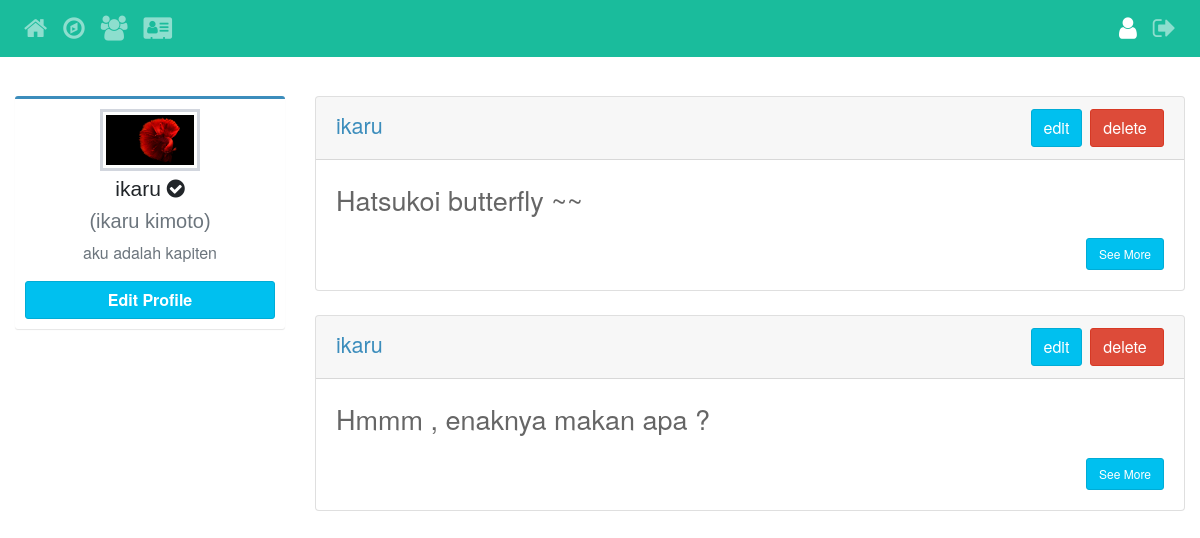
Page /user.php?username=ikaru (signed in) on the committed database.
### tables this page shows
CREATE TABLE `user` (
  `id` int(11) NOT NULL,
  `username` varchar(30) NOT NULL,
  `password` varchar(30) NOT NULL,
  `email` varchar(30) NOT NULL,
  `picture` text DEFAULT NULL,
  `bio` text DEFAULT NULL,
  `fname` varchar(30) NOT NULL,
  `lname` varchar(30) NOT NULL,
  `role` enum('admin','user') NOT NULL
);

CREATE TABLE `status` (
  `s_id` int(11) NOT NULL,
  `user_id` int(11) NOT NULL,
  `status_time` timestamp NOT NULL DEFAULT current_timestamp() ON UPDATE current_timestamp(),
  `status_content` text NOT NULL
);

### user.php (the view, shortened to what this page needs)
<?php
include("config.php");
?>
<html>
<head>
    <link rel="stylesheet" href="css/style.css">
    <link rel="stylesheet" href="css/bootstrap.css" />
    <link rel="stylesheet" href="https://cdnjs.cloudflare.com/ajax/libs/font-awesome/4.7.0/css/font-awesome.min.css">
    <link rel="stylesheet" href="css/AdminLTE.min.css">
</head>
<body>
<header>
    <nav class="navbar navbar-expand-md navbar-dark " style="background: #1abc9c;">
        <div class="collapse navbar-collapse row" style="font-size: 25px;">
            <div class="col-10">
                <ul class="navbar-nav">
                    <li class="nav-item"><a href="index.php" data-toggle="tooltip" title="Home" class="nav-link"><i class="fa fa-home" aria-hidden="true"></i>
                        </a></li>
                    <li class="nav-item"><a href="explore.php"  data-toggle="tooltip" title="Explore" class="nav-link"><i class="fa fa-compass" aria-hidden="true"></i>
                        </a></li>
                    <?php
                    if ($_SESSION['username'] == $_GET[username]){
                        ?>
                        <li class="nav-item"><a href="friend.php"  data-toggle="tooltip" title="Friends" class="nav-link"><i class="fa fa-users" aria-hidden="true"></i>
                            </a></li>
                        <?php
                    }else{
                        ?>
                        <li class="nav-item active"><a href="friend.php"  data-toggle="tooltip" title="Friends" class="nav-link"><i class="fa fa-users" aria-hidden="true"></i>
                            </a></li>
                        <?php
                    }
                    ?>
                    <?php
                    if ($_SESSION['role']=="admin"){
                        ?>
                        <li class="nav-item"><a href="admin.php"  data-toggle="tooltip" title="Admin"  class="nav-link"><i class="fa fa-address-card" aria-hidden="true"></i>
                            </a></li>
                        <?php
                    }
                    ?>
                </ul>
            </div>
            <div class="col-2">
                <ul class="navbar-nav float-right">
                    <?php
                     if ($_SESSION['username'] == $_GET[username]){
                         ?>
                    <li class="nav-item active"><a  href="user.php?username=<?php echo $_SESSION['username']; ?>" data-toggle="tooltip" title="My Account"  class="nav-link"><i class="fa fa-user" aria-hidden="true"></i>
                        </a></li>
                    <?php
                     }else{
                         ?>
                         <li class="nav-item"><a  href="user.php?username=<?php echo $_SESSION['username']; ?>" data-toggle="tooltip" title="My Account"  class="nav-link"><i class="fa fa-user" aria-hidden="true"></i>
                             </a></li>
                    <?php
                     }
                    ?>
                    <li class="nav-item"> <a href="logout.php" data-toggle="tooltip" title="Logout" class="nav-link"><i class="fa fa-sign-out" aria-hidden="true"></i>
                        </a> </li>
                </ul>
            </div>
        </div>
    </nav>
</header>
<br/>
<div class="content">
    <div class="row">
        <div class="col-3">
            <?php
                        $username = $_GET[username];
                        $sqluser = "SELECT * FROM user Where username = '$username'";
                        $resultuser = mysqli_query($db,$sqluser);
                        $showuser = mysqli_fetch_array($resultuser);
                        ?>
            <div class="box box-primary">
                <div class="box-body box-profile">
                    <?php
                    if ($showuser['picture']!=null){
                        ?>
                        <center>
                    <img class="profile-user-img img-responsive img-circle" src="img/<?php echo $showuser['picture']?>" alt="User profile picture">
                    </center>
                    <?php
                    }
                    ?>
                    <h2 class="profile-username text-center">
                        <?php
                            echo $_GET[username];
                            if ($showuser['role']==admin){
                                echo '<i class="fa fa-check-circle " data-toggle="tooltip" title="Admin" aria-hidden="true"> </i>';
                            }
                        ?>
                    </h2>
                  <?php
                        if ($_SESSION['username'] == $_GET[username]){
                            echo  '<h5 class="text-muted text-center">('.$showuser['fname'].' '.$showuser['lname'].')</h5>';
                            echo  '<p class="text-muted text-center">'.$showuser['bio'].'</p>';
                            echo '  <a href="edit_profile.php" class="btn btn-info btn-block"><b>Edit Profile</b></a>';
                        }
                    ?>
                </div>
            </div>
        </div>
        <div class="col-9">
            <?php
            $sql = "select u.id , u.username , s.* from user u join status s on s.user_id = u.id where u.username = '$_GET[username]' order by s.status_time DESC";
            $result = mysqli_query($db,$sql);
            $num_rows = mysqli_num_rows($result);
            if ($num_rows > 0) {
                while ($show = mysqli_fetch_array($result)) {
                    ?>
                    <div class="card">
                        <div class="card-header">
                           <a href="user.php?username=<?php echo $show['username']; ?>" style="font-size: 1.35em"><?php echo $show['username']; ?> </a>
                            <?php
                                if ($_SESSION['username'] == $_GET[username]){
                                        ?>
                                            <a href="delete_post.php?post=<?php echo $show['s_id'];?>" class="float-right ml-2  btn btn-danger">delete&nbsp;</a>
                                            <a href="edit_post.php?post=<?php echo $show['s_id'];?>" class=" float-right btn btn-info ml-2 ">edit</a>
                                        <?php
                                }
                            ?>
                        </div>
                        <div class="card-body">
                            <blockquote class="blockquote mb-0">
                                <form action="" method="post" enctype="multipart/form-data">
                                    <div class="post">
                                        <p style="font-size: 1.35em">
                                            <?php echo $show['status_content']; ?>
                                        </p>
                                        <ul class="list-inline">
                                            <li class="pull-right">
                                                <a href="status_detail.php?s_id=<?php echo $show['s_id']; ?>"
                                                   class="text-sm btn btn-info">See More</a></li>
                                        </ul>
                                    </div>
                                </form>
                            </blockquote>
                        </div>
                    </div>
                    <br>
                    <?php
                }
            }
            ?>
        </div>
    </div>
</div>
</body>
</html>

### css/style.css (style rules this page uses)
body { margin: 0; font-family: 'Lucida Grande', tahoma,verdana,arial,sans-serif; line-height: 1.28; }

### rows in the picture
user: picture (picture), fname "ikaru", lname "kimoto", bio "aku adalah kapiten"
status: user.username "ikaru", status_content "Hatsukoi butterfly ~~"
status: user.username "ikaru", status_content "Hmmm , enaknya makan apa ?"

### other values in the picture
$_GET[username] "ikaru"
